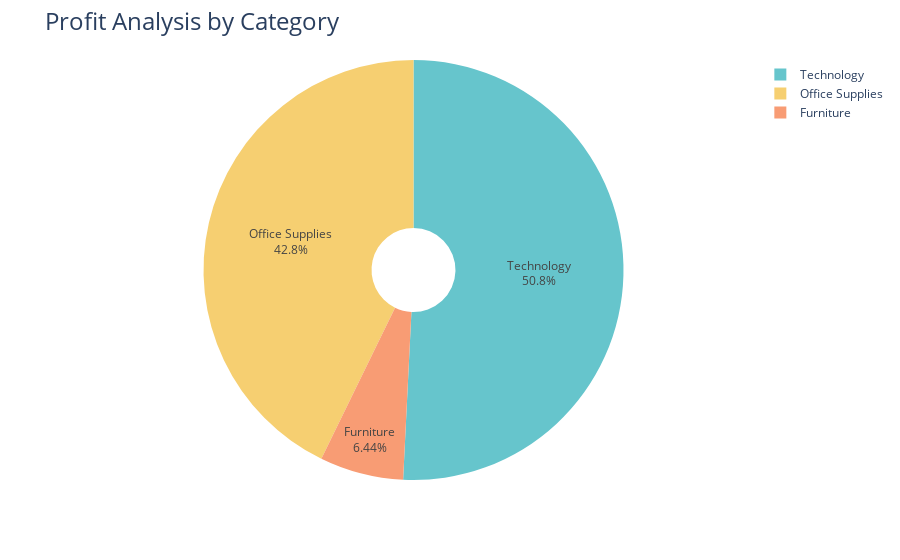

Here is the notebook cell this chart was saved with:
### Code cell
fig = px.pie(profit_by_category,
             names = 'Category',
             values = 'Profit',
             hole = 0.2,
             color_discrete_sequence = px.colors.qualitative.Pastel)

fig.update_traces(textposition = 'inside', textinfo = 'percent + label')
fig.update_layout(title_text = 'Profit Analysis by Category', title_font = dict(size = 24))

fig.show()

### Figure 1 — Plotly figure (JSON) as saved in the notebook; plotly's stock layout.template omitted (floating-point values rounded to 4 significant figures)
{"data": [{"domain": {"x": [0, 1], "y": [0, 1]}, "hole": 0.2, "hovertemplate": "Category=%{label}<br>Profit=%{value}<extra></extra>", "labels": ["Furniture", "Office Supplies", "Technology"], "legendgroup": "", "name": "", "showlegend": true, "textinfo": "percent+label", "textposition": "inside", "type": "pie", "values": [18450.0, 122500.0, 145500.0]}], "layout": {"legend": {"tracegroupgap": 0}, "margin": {"t": 60}, "piecolorway": ["rgb(102, 197, 204)", "rgb(246, 207, 113)", "rgb(248, 156, 116)", "rgb(220, 176, 242)", "rgb(135, 197, 95)", "rgb(158, 185, 243)", "rgb(254, 136, 177)", "rgb(201, 219, 116)", "rgb(139, 224, 164)", "rgb(180, 151, 231)", "rgb(179, 179, 179)"], "title": {"font": {"size": 24}, "text": "Profit Analysis by Category"}}}
